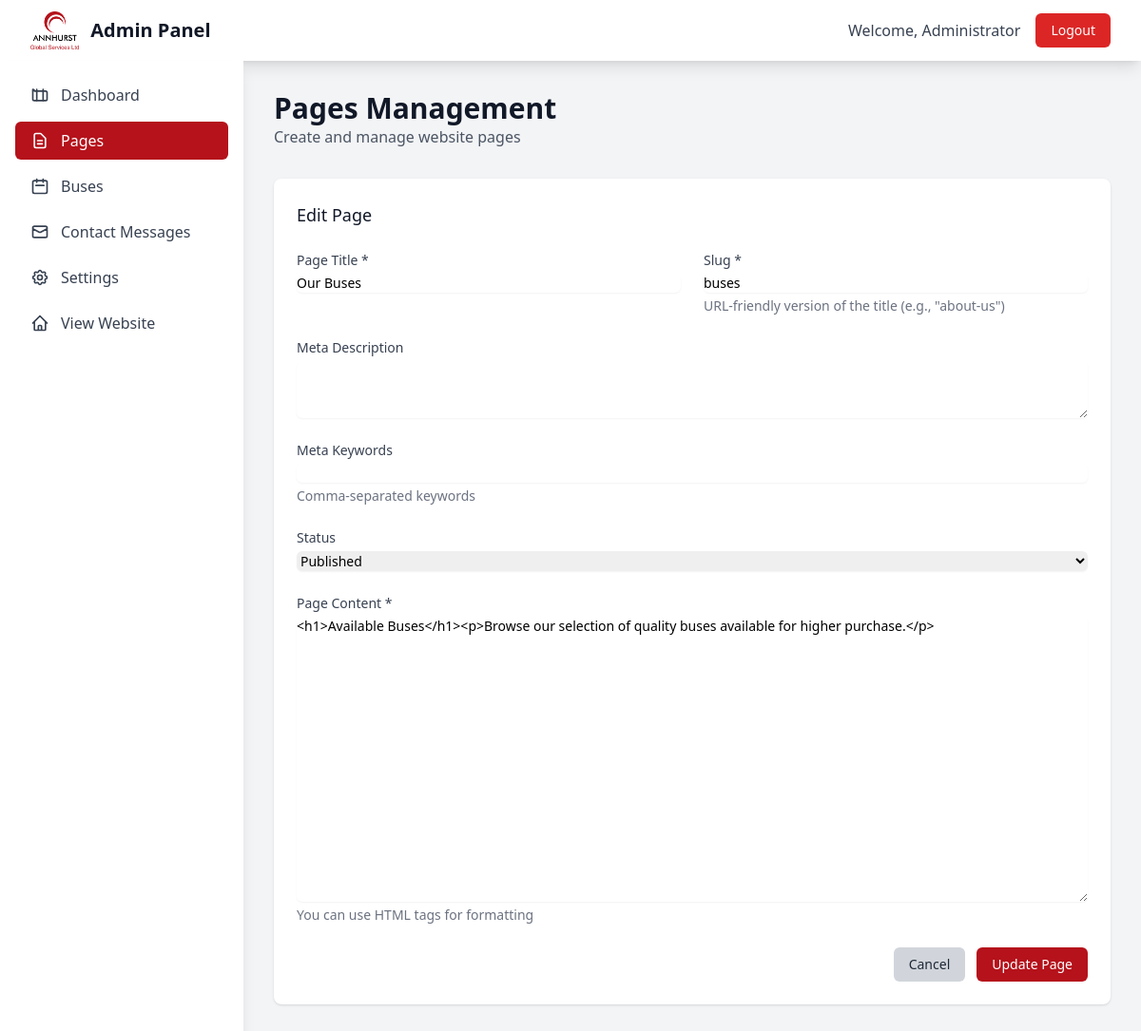
The app's page /admin/pages.php?action=edit&id=3 (signed in) with its own data.
### tables this page shows
CREATE TABLE pages (
    id INT AUTO_INCREMENT PRIMARY KEY,
    title VARCHAR(255) NOT NULL,
    slug VARCHAR(255) UNIQUE NOT NULL,
    content LONGTEXT,
    meta_description TEXT,
    meta_keywords TEXT,
    status ENUM('published', 'draft', 'private') DEFAULT 'draft',
    featured_image VARCHAR(255),
    author_id INT,
    created_at TIMESTAMP DEFAULT CURRENT_TIMESTAMP,
    updated_at TIMESTAMP DEFAULT CURRENT_TIMESTAMP ON UPDATE CURRENT_TIMESTAMP,
    FOREIGN KEY (author_id) REFERENCES users(id) ON DELETE SET NULL
);

### admin/pages.php (the view, shortened to what this page needs)
<?php
$action = $_GET['action'] ?? 'list';
function getPages() {
    try {
        $pdo = getDBConnection();
        $stmt = $pdo->query("SELECT p.*, u.username as author FROM pages p LEFT JOIN users u ON p.author_id = u.id ORDER BY p.created_at DESC");
        return $stmt->fetchAll();
    } catch (Exception $e) {
        return [];
    }
}
function getPage($id) {
    try {
        $pdo = getDBConnection();
        $stmt = $pdo->prepare("SELECT * FROM pages WHERE id = ?");
        $stmt->execute([$id]);
        return $stmt->fetch();
    } catch (Exception $e) {
        return null;
    }
}
$pages = getPages();
$currentPage = null;
if ($action === 'edit' && isset($_GET['id'])) {
    $currentPage = getPage($_GET['id']);
}
?>
<!DOCTYPE html>
<html lang="en">
<head>
    <script src="https://cdn.tailwindcss.com"></script>
</head>
<body class="bg-gray-100">
    <nav class="bg-white shadow-lg">
        <div class="max-w-7xl mx-auto px-4 sm:px-6 lg:px-8">
            <div class="flex justify-between h-16">
                <div class="flex items-center">
                    <div class="flex-shrink-0">
                        <div class="flex items-center">
                            <div class="rounded-lg flex items-center justify-center mr-3">
                                <img src="../img/ann.png" alt="Annhurst Transport" class="h-10 w-auto">
                            </div>
                            <span class="text-xl font-bold text-gray-900">Admin Panel</span>
                        </div>
                    </div>
                </div>
                <div class="flex items-center space-x-4">
                    <span class="text-gray-700">Welcome, <?php echo htmlspecialchars($_SESSION['admin_name']); ?></span>
                    <a href="logout.php" class="bg-red-600 hover:bg-red-700 text-white px-4 py-2 rounded-md text-sm font-medium transition-colors">Logout</a>
                </div>
            </div>
        </div>
    </nav>
    <div class="flex">
        <div class="w-64 bg-white shadow-lg min-h-screen">
            <div class="p-4">
                <nav class="space-y-2">
                    <a href="dashboard.php" class="flex items-center px-4 py-2 text-gray-700 hover:bg-gray-100 rounded-md">
                        Dashboard
                    </a>
                    <a href="pages.php" class="flex items-center px-4 py-2 text-gray-700 bg-primary text-white rounded-md">
                        <svg class="w-5 h-5 mr-3" fill="none" stroke="currentColor" viewBox="0 0 24 24">
                            <path stroke-linecap="round" stroke-linejoin="round" stroke-width="2" d="M9 12h6m-6 4h6m2 5H7a2 2 0 01-2-2V5a2 2 0 012-2h5.586a1 1 0 01.707.293l5.414 5.414a1 1 0 01.293.707V19a2 2 0 01-2 2z"></path>
                        </svg>
                        Pages
                    </a>
                    <a href="buses.php" class="flex items-center px-4 py-2 text-gray-700 hover:bg-gray-100 rounded-md">
                        <svg class="w-5 h-5 mr-3" fill="none" stroke="currentColor" viewBox="0 0 24 24">
                            <path stroke-linecap="round" stroke-linejoin="round" stroke-width="2" d="M8 7V3m8 4V3m-9 8h10M5 21h14a2 2 0 002-2V7a2 2 0 00-2-2H5a2 2 0 00-2 2v12a2 2 0 002 2z"></path>
                        </svg>
                        Buses
                    </a>
                    <a href="contacts.php" class="flex items-center px-4 py-2 text-gray-700 hover:bg-gray-100 rounded-md">
                        <svg class="w-5 h-5 mr-3" fill="none" stroke="currentColor" viewBox="0 0 24 24">
                            <path stroke-linecap="round" stroke-linejoin="round" stroke-width="2" d="M3 8l7.89 4.26a2 2 0 002.22 0L21 8M5 19h14a2 2 0 002-2V7a2 2 0 00-2-2H5a2 2 0 00-2 2v10a2 2 0 002 2z"></path>
                        </svg>
                        Contact Messages
                    </a>
                    <a href="settings.php" class="flex items-center px-4 py-2 text-gray-700 hover:bg-gray-100 rounded-md">
                        Settings
                    </a>
                    <a href="../index.php" class="flex items-center px-4 py-2 text-gray-700 hover:bg-gray-100 rounded-md">
                        <svg class="w-5 h-5 mr-3" fill="none" stroke="currentColor" viewBox="0 0 24 24">
                            <path stroke-linecap="round" stroke-linejoin="round" stroke-width="2" d="M3 12l2-2m0 0l7-7 7 7M5 10v10a1 1 0 001 1h3m10-11l2 2m-2-2v10a1 1 0 01-1 1h-3m-6 0a1 1 0 001-1v-4a1 1 0 011-1h2a1 1 0 011 1v4a1 1 0 001 1m-6 0h6"></path>
                        </svg>
                        View Website
                    </a>
                </nav>
            </div>
        </div>
        <div class="flex-1 p-8">
            <div class="mb-8 flex justify-between items-center">
                <div>
                    <h1 class="text-3xl font-bold text-gray-900">Pages Management</h1>
                    <p class="text-gray-600">Create and manage website pages</p>
                </div>
            </div>
            <?php if ($action === 'list'): ?>
                <div class="bg-white shadow rounded-lg">
                    <div class="px-6 py-4 border-b border-gray-200">
                        <h3 class="text-lg font-medium text-gray-900">All Pages</h3>
                    </div>
                    <div class="overflow-x-auto">
                        <table class="min-w-full divide-y divide-gray-200">
                            <thead class="bg-gray-50">
                                <tr>
                                    <th class="px-6 py-3 text-left text-xs font-medium text-gray-500 uppercase tracking-wider">Title</th>
                                    <th class="px-6 py-3 text-left text-xs font-medium text-gray-500 uppercase tracking-wider">Slug</th>
                                    <th class="px-6 py-3 text-left text-xs font-medium text-gray-500 uppercase tracking-wider">Status</th>
                                    <th class="px-6 py-3 text-left text-xs font-medium text-gray-500 uppercase tracking-wider">Author</th>
                                    <th class="px-6 py-3 text-left text-xs font-medium text-gray-500 uppercase tracking-wider">Created</th>
                                    <th class="px-6 py-3 text-left text-xs font-medium text-gray-500 uppercase tracking-wider">Actions</th>
                                </tr>
                            </thead>
                            <tbody class="bg-white divide-y divide-gray-200">
                                <?php foreach ($pages as $page): ?>
                                <tr>
                                    <td class="px-6 py-4 whitespace-nowrap">
                                        <div class="text-sm font-medium text-gray-900"><?php echo htmlspecialchars($page['title']); ?></div>
                                    </td>
                                    <td class="px-6 py-4 whitespace-nowrap">
                                        <div class="text-sm text-gray-500"><?php echo htmlspecialchars($page['slug']); ?></div>
                                    </td>
                                    <td class="px-6 py-4 whitespace-nowrap">
                                        <span class="px-2 inline-flex text-xs leading-5 font-semibold rounded-full
                                            <?php echo $page['status'] === 'published' ? 'bg-green-100 text-green-800' :
                                                  ($page['status'] === 'draft' ? 'bg-yellow-100 text-yellow-800' : 'bg-gray-100 text-gray-800'); ?>">
                                            <?php echo ucfirst($page['status']); ?>
                                        </span>
                                    </td>
                                    <td class="px-6 py-4 whitespace-nowrap text-sm text-gray-500">
                                        <?php echo htmlspecialchars($page['author'] ?? 'Unknown'); ?>
                                    </td>
                                    <td class="px-6 py-4 whitespace-nowrap text-sm text-gray-500">
                                        <?php echo date('M j, Y', strtotime($page['created_at'])); ?>
                                    </td>
                                    <td class="px-6 py-4 whitespace-nowrap text-sm font-medium">
                                        <a href="?action=edit&id=<?php echo $page['id']; ?>" class="text-primary hover:text-primary-dark mr-3">Edit</a>
                                        <a href="../index.php?page=<?php echo $page['slug']; ?>" target="_blank" class="text-blue-600 hover:text-blue-900 mr-3">View</a>
                                        <form method="POST" class="inline" onsubmit="return confirm('Are you sure you want to delete this page?')">
                                            <input type="hidden" name="id" value="<?php echo $page['id']; ?>">
                                            <button type="submit" name="action" value="delete" class="text-red-600 hover:text-red-900">Delete</button>
                                        </form>
                                    </td>
                                </tr>
                                <?php endforeach; ?>
                            </tbody>
                        </table>
                    </div>
                </div>
            <?php elseif ($action === 'new' || $action === 'edit'): ?>
                <div class="bg-white shadow rounded-lg p-6">
                    <h3 class="text-lg font-medium text-gray-900 mb-6">
                        <?php echo $action === 'new' ? 'Create New Page' : 'Edit Page'; ?>
                    </h3>
                    <form method="POST" class="space-y-6">
                        <div class="grid grid-cols-1 md:grid-cols-2 gap-6">
                            <div>
                                <label for="title" class="block text-sm font-medium text-gray-700">Page Title *</label>
                                <input type="text" id="title" name="title" required
                                       value="<?php echo htmlspecialchars($currentPage['title'] ?? ''); ?>"
                                       class="mt-1 block w-full border-gray-300 rounded-md shadow-sm focus:ring-primary focus:border-primary sm:text-sm">
                            </div>
                            <div>
                                <label for="slug" class="block text-sm font-medium text-gray-700">Slug *</label>
                                <input type="text" id="slug" name="slug" required
                                       value="<?php echo htmlspecialchars($currentPage['slug'] ?? ''); ?>"
                                       class="mt-1 block w-full border-gray-300 rounded-md shadow-sm focus:ring-primary focus:border-primary sm:text-sm">
                                <p class="mt-1 text-sm text-gray-500">URL-friendly version of the title (e.g., "about-us")</p>
                            </div>
                        </div>
                        <div>
                            <label for="meta_description" class="block text-sm font-medium text-gray-700">Meta Description</label>
                            <textarea id="meta_description" name="meta_description" rows="3"
                                      class="mt-1 block w-full border-gray-300 rounded-md shadow-sm focus:ring-primary focus:border-primary sm:text-sm"><?php echo htmlspecialchars($currentPage['meta_description'] ?? ''); ?></textarea>
                        </div>
                        <div>
                            <label for="meta_keywords" class="block text-sm font-medium text-gray-700">Meta Keywords</label>
                            <input type="text" id="meta_keywords" name="meta_keywords"
                                   value="<?php echo htmlspecialchars($currentPage['meta_keywords'] ?? ''); ?>"
                                   class="mt-1 block w-full border-gray-300 rounded-md shadow-sm focus:ring-primary focus:border-primary sm:text-sm">
                            <p class="mt-1 text-sm text-gray-500">Comma-separated keywords</p>
                        </div>
                        <div>
                            <label for="status" class="block text-sm font-medium text-gray-700">Status</label>
                            <select id="status" name="status" class="mt-1 block w-full border-gray-300 rounded-md shadow-sm focus:ring-primary focus:border-primary sm:text-sm">
                                <option value="published" <?php echo ($currentPage['status'] ?? '') === 'published' ? 'selected' : ''; ?>>Published</option>
                            </select>
                        </div>
                        <div>
                            <label for="content" class="block text-sm font-medium text-gray-700">Page Content *</label>
                            <textarea id="content" name="content" rows="15" required
                                      class="mt-1 block w-full border-gray-300 rounded-md shadow-sm focus:ring-primary focus:border-primary sm:text-sm"><?php echo htmlspecialchars($currentPage['content'] ?? ''); ?></textarea>
                            <p class="mt-1 text-sm text-gray-500">You can use HTML tags for formatting</p>
                        </div>
                        <div class="flex justify-end space-x-3">
                            <a href="?action=list" class="bg-gray-300 hover:bg-gray-400 text-gray-800 px-4 py-2 rounded-md text-sm font-medium transition-colors">
                                Cancel
                            </a>
                            <button type="submit" class="bg-primary hover:bg-primary-dark text-white px-4 py-2 rounded-md text-sm font-medium transition-colors">
                                <?php echo $action === 'new' ? 'Create Page' : 'Update Page'; ?>
                            </button>
                        </div>
                    </form>
                </div>
            <?php endif; ?>
        </div>
    </div>
</body>
</html>

### records on screen
pages: title "Our Buses", slug "buses", status "Published", content "<h1>Available Buses</h1><p>Browse our selection of quality buses available for higher purchase.</p>"

### other values on screen
$_SESSION['admin_name'] "Administrator"
